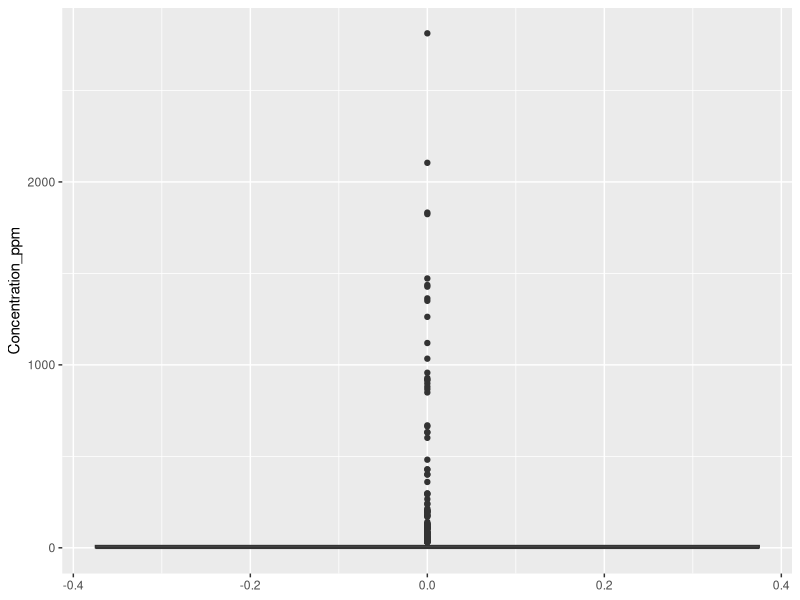
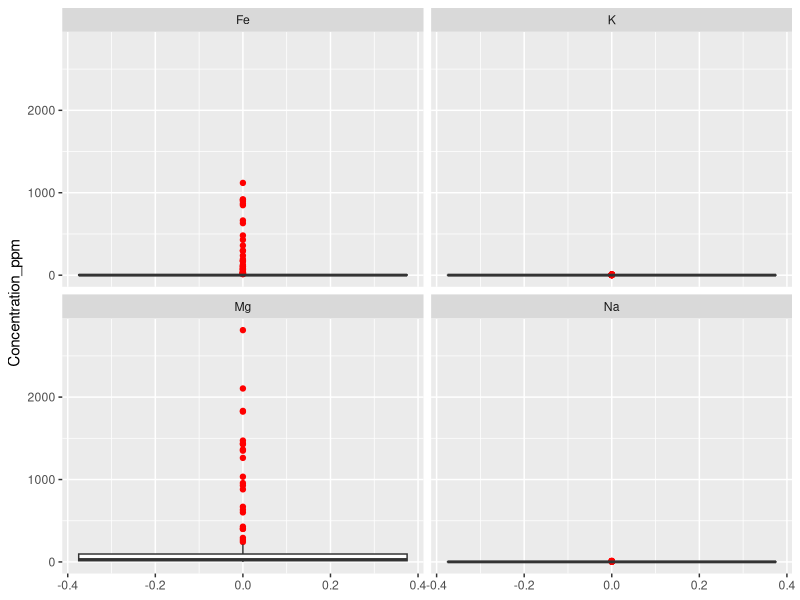
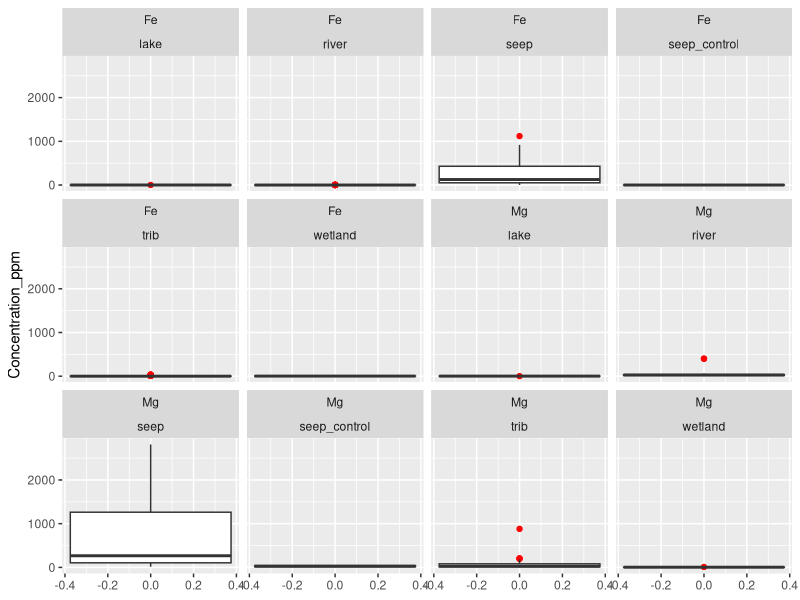
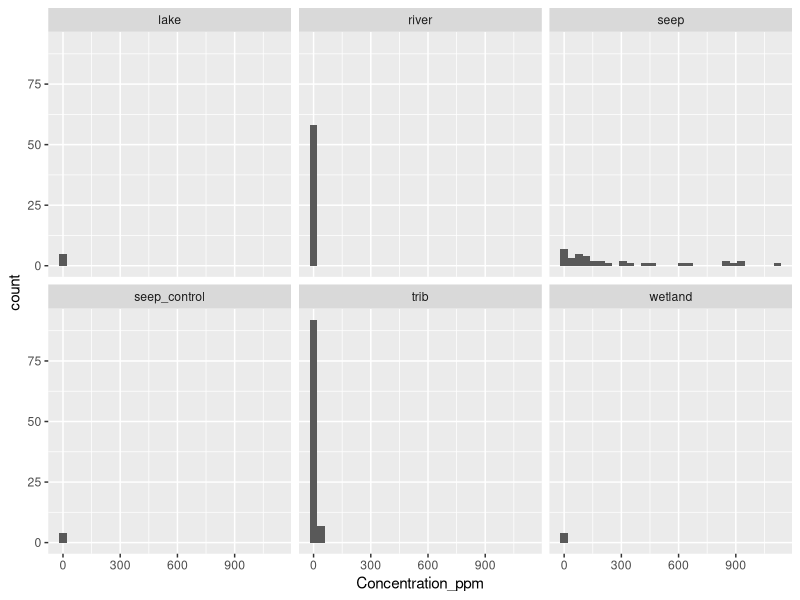
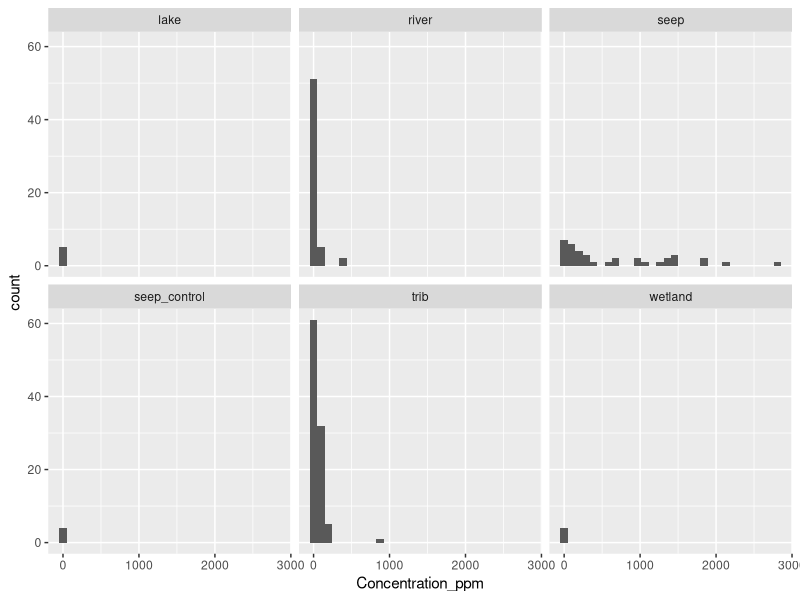
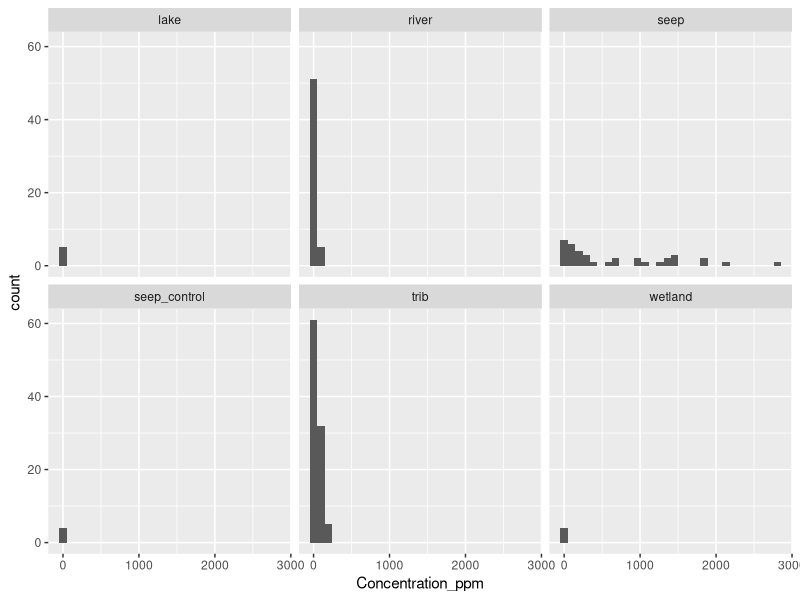
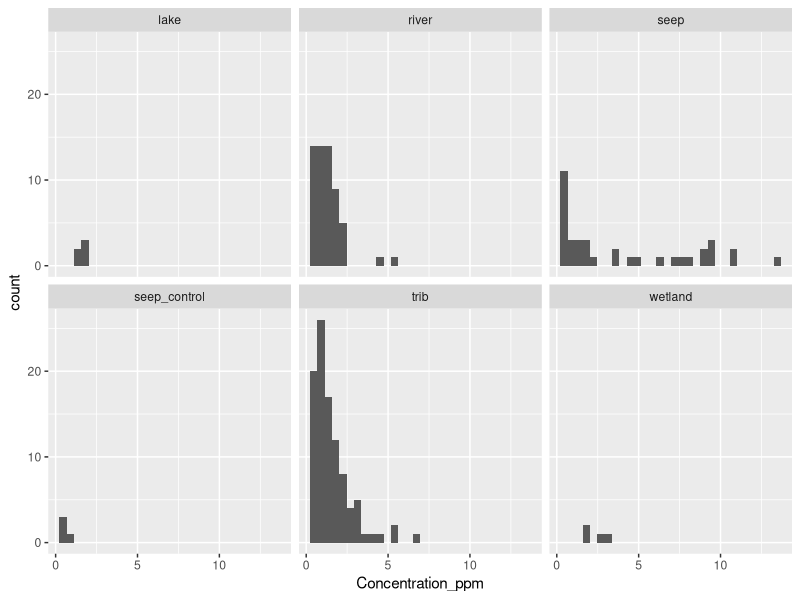
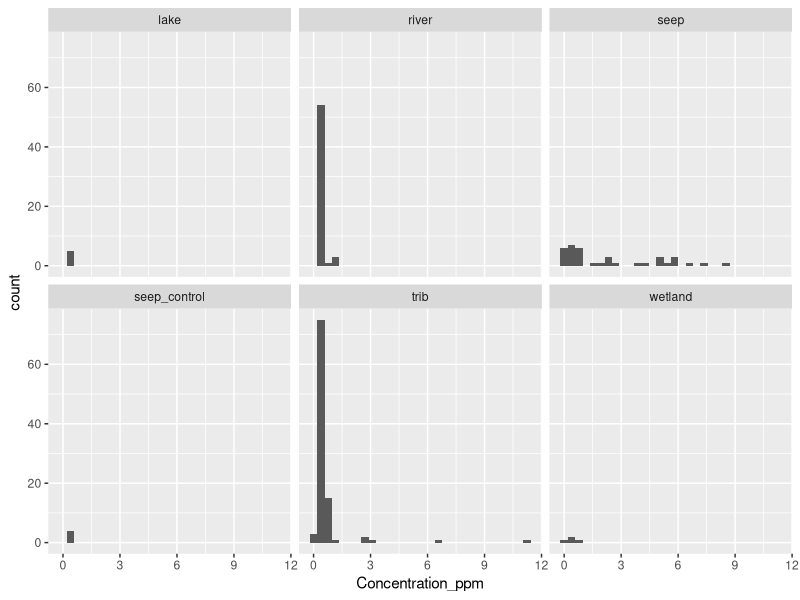

Recreate these plots in R, in order. (Note: this script raises an error after producing the figures.)
## ---- chunk 1
rm(list = ls())
library(tidyverse)
library(here)
library(ggfortify)
library(multcomp)
Stream = read.csv(here("Data", "Bazuro_Orange_Stream_Field_Data.csv"))
## ---- chunk 2
Stream$Element <- as.factor(Stream$Element)
Stream$Type <- as.factor(Stream$Type)
glimpse(Stream)
## ---- chunk 3
levels(Stream$Element)
## ---- chunk 4
Stream <- Stream |> filter(Element == "Fe" | 
                             Element == "K" | 
                             Element == "Na" | 
                             Element == "Mg")
Stream
## ---- chunk 5
levels(Stream$Type)
## ---- chunk 6
ggplot(data = Stream, aes(y = Concentration_ppm)) +
  geom_boxplot()
## ---- chunk 7
Stream |> arrange(desc(Concentration_ppm))
## ---- chunk 8
ggplot(data = Stream, aes(y = Concentration_ppm)) +
  geom_boxplot(outlier.color = "red") +
  facet_wrap(~Element)
## ---- chunk 9
Stream |> arrange(Concentration_ppm)
## ---- chunk 10
Stream |> filter(Element == "Fe" | 
                                 Element == "Mg") |> 

ggplot(aes(y = Concentration_ppm)) +
  geom_boxplot(outlier.color = "red") +
  facet_wrap(~Element + Type)
## ---- chunk 11
Stream |> filter(Element == "Fe") |> ggplot(aes(Concentration_ppm))+
  geom_histogram()+
  facet_wrap(~Type)
## ---- chunk 12
Stream |> filter(Element == "Mg") |> ggplot(aes(Concentration_ppm))+
  geom_histogram()+
  facet_wrap(~Type)
## ---- chunk 13
Stream = Stream |> mutate(Concentration_ppm = if_else(Element == "Mg" & # Element is Mg
                                                        Type != "seep" &  #habitat type isn't seep
                                                        Concentration_ppm >= 300, 
                                                      true = NA, 
                                                      false = Concentration_ppm))
## ---- chunk 14
Stream |> filter(Element == "Mg") |> ggplot(aes(Concentration_ppm))+
  geom_histogram()+
  facet_wrap(~Type)
## ---- chunk 15
Stream |> filter(Element == "Na") |> ggplot(aes(Concentration_ppm))+
  geom_histogram()+
  facet_wrap(~Type)
## ---- chunk 16
Stream |> filter(Element == "K") |> ggplot(aes(Concentration_ppm))+
  geom_histogram()+
  facet_wrap(~Type)
## ---- chunk 17
Stream |> filter(Element == "Fe" | 
                                 Element == "Mg") |> 

ggplot(aes(y = Concentration_ppm)) +
  geom_boxplot(outlier.color = "red") +
  facet_wrap(~Element + Type)
## ---- chunk 18
ggplot(data = Stream, aes(y = DO_per)) +
  geom_boxplot(outlier.color = "red")
## ---- chunk 19
ggplot(data = Stream, aes(x = DO_per))+
  geom_histogram()
## ---- chunk 20
Stream |> arrange(DO_per)
## ---- chunk 21
Stream <- Stream |> filter(Concentration_ppm != "NA")
## ---- chunk 22
write.csv(Stream, here("Data", "Bazuro_Capstone_Final.csv"), row.names = FALSE) ## here() sets the filepath to the project, I then use "Data" to place it into the data folder.
## ---- chunk 23
Stream_test = read.csv(here("Data", "Bazuro_Capstone_Final.csv")) ##reads in the new dataframe and names it Stream_test
Stream_test
## ---- chunk 24
ggplot(data = Stream, aes(x = Concentration_ppm)) +
  geom_boxplot() +
  facet_wrap(~Type)
## ---- chunk 25
ggplot(data = Stream, aes(x = DO_per, y = Concentration_ppm)) +
  geom_point() +
  facet_wrap(~Element)
## ---- chunk 26
Stream_sum <- Stream |> group_by(Type, Element) |> summarise(
  sd_concentration = sd(Concentration_ppm, na.rm = T),
  mean_concentration = mean(Concentration_ppm, na.rm = T)
)
glimpse(Stream_sum)
view(Stream_sum)
## ---- chunk 27
Stream_sum2 <- Stream |> summarise(
  sd_concentration = sd(Concentration_ppm, na.rm = T),
  mean_concentration = mean(Concentration_ppm, na.rm = T))
view(Stream_sum2)
